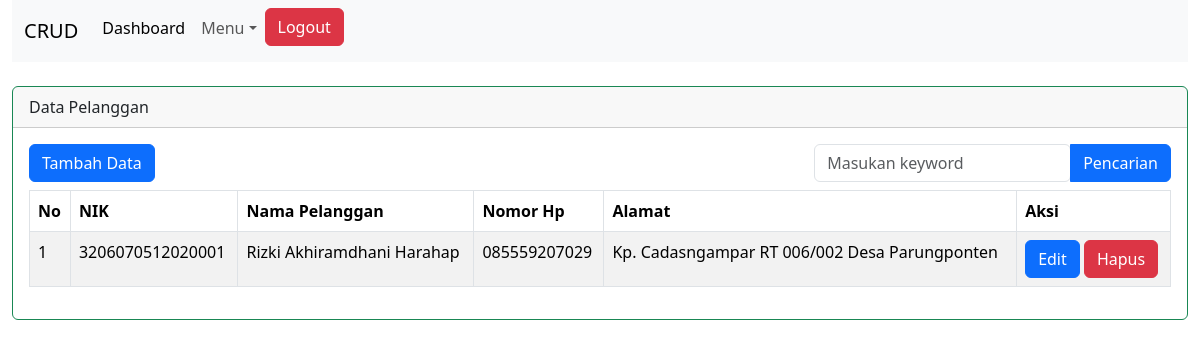
/pelanggan/tampil_pelanggan.php (signed in), run on the app's committed database.
### tables this page shows
CREATE TABLE `tbl_pelanggan_rizki_akhiramdhani_harahap` (
  `nik_ktp_rizki_akhiramdhani_harahap` varchar(16) NOT NULL,
  `nama_rizki_akhiramdhani_harahap` varchar(35) NOT NULL,
  `no_hp_rizki_akhiramdhani_harahap` varchar(15) NOT NULL,
  `alamat_rizki_akhiramdhani_harahap` varchar(45) NOT NULL
);

### pelanggan/tampil_pelanggan.php (the view, shortened to what this page needs)
<?php
if(empty($_SESSION['username_rizki_akhiramdhani_harahap']) AND empty($_SESSION['password_rizki_akhiramdhani_harahap']) ){
echo "<script>alert('Anda tidak memiliki akses'); window.location =
'login.php'</script>";
}else{
?>
<!DOCTYPE html>
<html lang="en">
<head>
    <link href="../bootstrap-5.3.2-dist/css/bootstrap.min.css" rel="stylesheet" >
</head>
<body>
    <div class="container-fluid">
        <div class="row">
            <div class="col-md-12 mb-4">
                <?php include "../menu.php"; ?>
            </div>
        </div>
        <div class="card border-success mb-3" >
            <div class="card-header">Data Pelanggan</div>
            <div class="card-body text-success">
                <div class="row">
                    <div class="col-md-6 mb-2 ">
                        <a href='tambah_pelanggan.php' class='btn btn-primary'>Tambah Data</a>
                    </div>
                    <div class="col-md-6 ">
                        <form action="cari_pelanggan.php" method="GET">
                            <div class="btn-group float-end" role="group" >
                                <input type="text" name="keyword" class="form-control" placeholder="Masukan keyword" required>
                                <button type="submit" class="btn btn-primary">Pencarian</button>
                            </div>
                        </form>
                    </div>
                </div>
                <div class="row">
                    <div class="col-md-12">
                        <table class="table table-bordered table-striped table-hover">
                            <thead>
                                <tr>
                                    <th>No</th>
                                    <th>NIK</th>
                                    <th>Nama Pelanggan</th>
                                    <th>Nomor Hp</th>
                                    <th>Alamat</th>
                                    <th>Aksi</th>
                                </tr>
                            </thead>
                        <?php
                        include "../config/koneksi.php";
                        $i=0;
                        $tampil=mysqli_query($koneksi,"SELECT * FROM tbl_pelanggan_rizki_akhiramdhani_harahap");
                        while($data=mysqli_fetch_array($tampil)){
                            $i++;
                            ?>
                            <tr>
                                <td><?=$i?></td>
                                <td><?=$data['nik_ktp_rizki_akhiramdhani_harahap']?></td>
                                <td><?=$data['nama_rizki_akhiramdhani_harahap']?></td>
                                <td><?=$data['no_hp_rizki_akhiramdhani_harahap']?></td>
                                <td><?=$data['alamat_rizki_akhiramdhani_harahap']?></td>
                                <td>
                                    <a href="edit_pelanggan.php?nik_ktp_rizki_akhiramdhani_harahap=<?=$data['nik_ktp_rizki_akhiramdhani_harahap']?>" class='btn btn-primary'>Edit</a>
                                    <a href="delete_pelanggan.php?nik_ktp_rizki_akhiramdhani_harahap=<?=$data['nik_ktp_rizki_akhiramdhani_harahap']?>" class='btn btn-danger' onclick="return confirm('Apakah anda yakin ingin menghapus ini ?')">Hapus</a>
                                </td>
                            </tr>
                            <?php
                        }
                        ?>
                    </table>
                </div>
            </div>
        </div>
    </div>
</div>
</body>
</html>
<?php
}
?>

### data on the page
tbl_pelanggan_rizki_akhiramdhani_harahap: nik_ktp_rizki_akhiramdhani_harahap "3206070512020001", nama_rizki_akhiramdhani_harahap "Rizki Akhiramdhani Harahap", no_hp_rizki_akhiramdhani_harahap "085559207029", alamat_rizki_akhiramdhani_harahap "Kp. Cadasngampar RT 006/002 Desa Parungponten"
